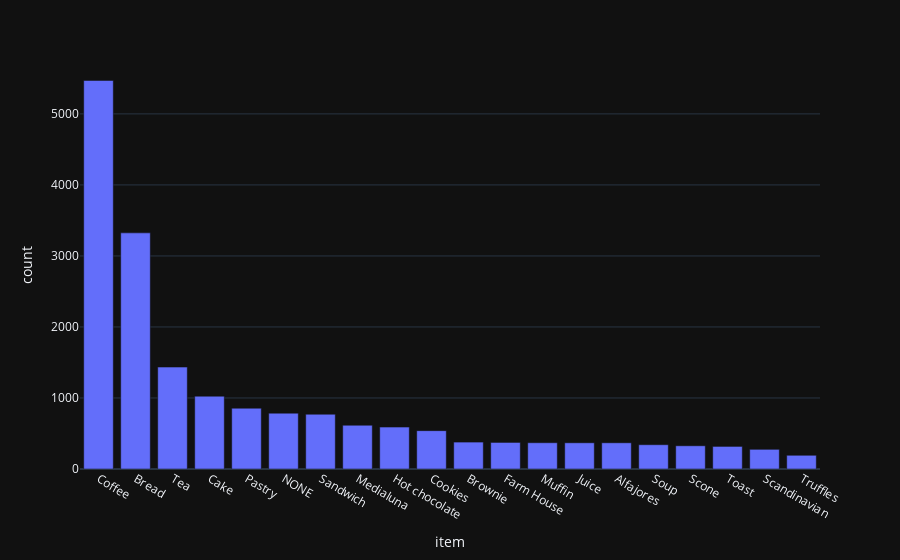

The notebook cell saved with this chart:
### Code cell
# Get the top 20 items by count
top_20 = pos['item'].value_counts().head(20).reset_index()
top_20.columns = ['item', 'count']

# Create the bar chart
px.bar(top_20, x='item', y='count', template='plotly_dark')

### Figure 1 — Plotly figure (JSON) as saved in the notebook; plotly's stock layout.template omitted (floating-point values rounded to 4 significant figures)
{"data": [{"alignmentgroup": "True", "hovertemplate": "item=%{x}<br>count=%{y}<extra></extra>", "legendgroup": "", "marker": {"color": "#636efa", "pattern": {"shape": ""}}, "name": "", "offsetgroup": "", "orientation": "v", "showlegend": false, "textposition": "auto", "type": "bar", "x": ["Coffee", "Bread", "Tea", "Cake", "Pastry", "NONE", "Sandwich", "Medialuna", "Hot chocolate", "Cookies", "Brownie", "Farm House", "Muffin", "Juice", "Alfajores", "Soup", "Scone", "Toast", "Scandinavian", "Truffles"], "xaxis": "x", "y": [5471, 3325, 1435, 1025, 856, 786, 771, 616, 590, 540, 379, 374, 370, 369, 369, 342, 327, 318, 277, 193], "yaxis": "y"}], "layout": {"barmode": "relative", "legend": {"tracegroupgap": 0}, "margin": {"t": 60}, "xaxis": {"anchor": "y", "domain": [0, 1], "title": {"text": "item"}}, "yaxis": {"anchor": "x", "domain": [0, 1], "title": {"text": "count"}}}}
